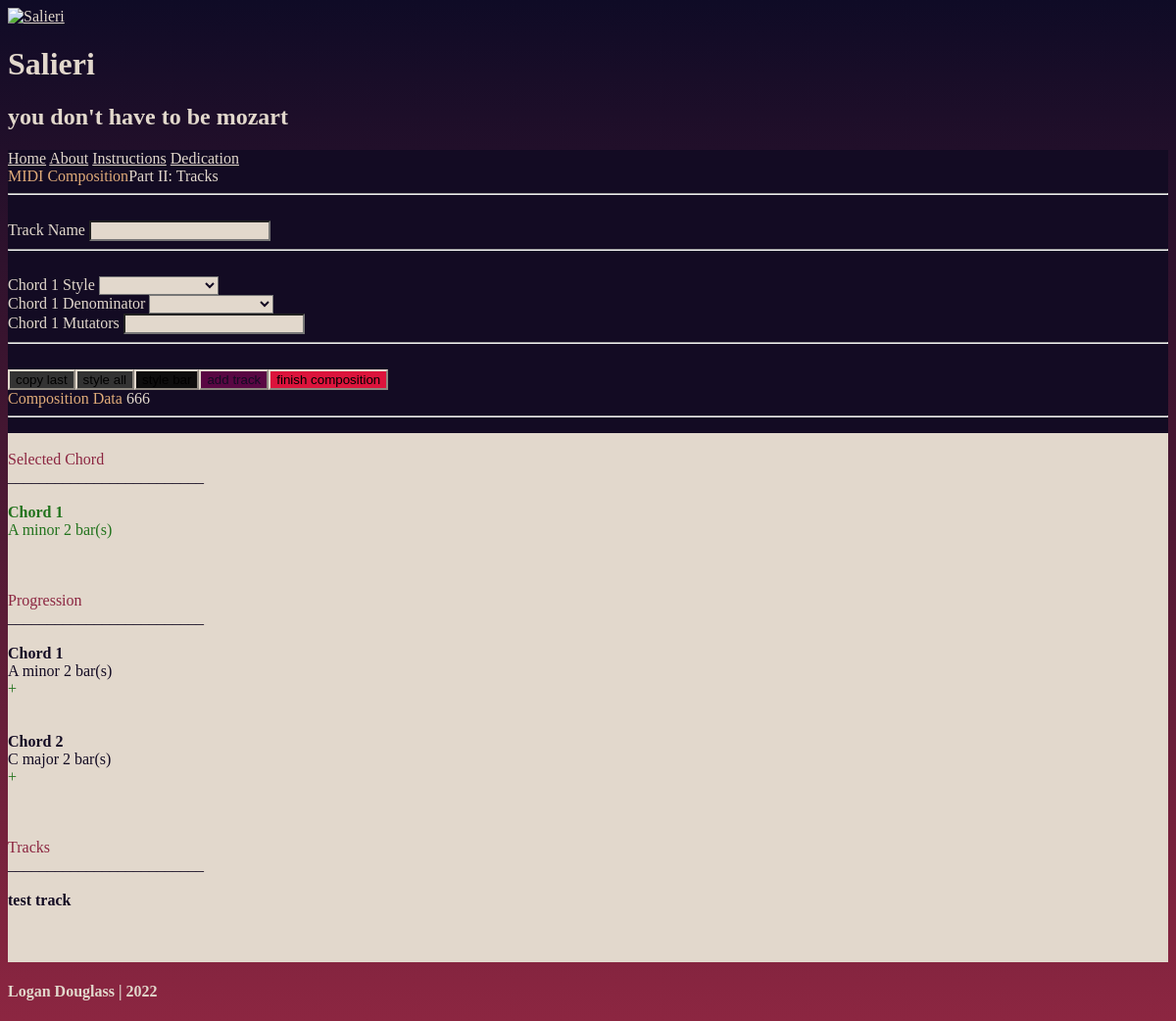
The app's page /track/1 with its own data.
### userinput/models.py (models this page shows, shortened)
class Composition(models.Model):
    tonic_choices = [
    ("", ""),
    ("A", "A"),
    ("A#", "A#/Bb",),
    ("B", "B"),
    ("C", "C"),
    ("C#", "C#/Db"),
    ("D", "D"),
    ("D#", "D#/Eb"),
    ("E", "E"),
    ("F", "F"),
    ("F#", "F#/Gb"),
    ("G", "G"),
    ("G#", "G#/Ab")
    ]
    quality_choices =[
    ("", ""),
    ("major", "major"),
    ("minor", "minor"),
    ("diminished7", "diminished7"),
    ("half-diminished7", "half-diminished7"),
    ("minor7", "minor7"),
    ("major7", "major7"),
    ("dominant7", "dominant7"),
    ("minor-major7", "minor-major7"),
    ("augmented major7", "augmented major7"),
    ]
    name = models.CharField(max_length=30)
    chord1_tonic = models.CharField(max_length=5, choices=tonic_choices, null=True, blank=True, default=None)
    chord1_quality = models.CharField(max_length=30, choices=quality_choices, null=True, blank=True, default="major")
    chord1_bars = models.IntegerField(null=True, blank=True, default=0)
    chord2_tonic = models.CharField(max_length=5, choices=tonic_choices, null=True, blank=True, default=None)
    chord2_quality = models.CharField(max_length=30, choices=quality_choices, null=True, blank=True, default="major")
    chord2_bars = models.IntegerField(null=True, blank=True, default=0)
    chord3_tonic = models.CharField(max_length=5, choices=tonic_choices, null=True, blank=True, default=None)
    chord3_quality = models.CharField(max_length=30, choices=quality_choices, null=True, blank=True, default="major")
    chord3_bars = models.IntegerField(null=True, blank=True, default=0)
    chord4_tonic = models.CharField(max_length=5, choices=tonic_choices, null=True, blank=True, default=None)
    chord4_quality = models.CharField(max_length=30, choices=quality_choices, null=True, blank=True, default="major")
    chord4_bars = models.IntegerField(null=True, blank=True, default=0)
    chord5_tonic = models.CharField(max_length=5, choices=tonic_choices, null=True, blank=True, default=None)
    chord5_quality = models.CharField(max_length=30, choices=quality_choices, null=True, blank=True, default="major")
    chord5_bars = models.IntegerField(null=True, blank=True, default=0)
    midi = models.FileField(null=True, blank=True, default=None)

class Track(models.Model):
    pattern_choices = [
    ("arpup", "arpeggios" ),
    ("simpline", "steady bass"),
    ]
    comp = models.ForeignKey(Composition, on_delete=models.PROTECT, related_name="tracks", null=True, blank=True, default=None)
    trackname = models.CharField(max_length=30, null=True, blank=True, default=None)
    chord1_style = models.CharField(max_length=50, choices=pattern_choices, null=True, blank=True, default=None)
    chord1_denom = models.IntegerField(default = 4)
    chord1_mutators = models.CharField(max_length=40, null=True, blank=True, default=None)
    chord2_style = models.CharField(max_length=50, choices=pattern_choices, null=True, blank=True, default=None)
    chord2_denom = models.IntegerField(default = 4)
    chord2_mutators = models.CharField(max_length=40, null=True, blank=True, default=None)
    chord3_style = models.CharField(max_length=50, choices=pattern_choices, null=True, blank=True, default=None)
    chord3_denom = models.IntegerField(default = 4)
    chord3_mutators = models.CharField(max_length=40, null=True, blank=True, default=None)
    chord4_style = models.CharField(max_length=50, choices=pattern_choices, null=True, blank=True, default=None)
    chord4_denom = models.IntegerField(default = 4)
    chord4_mutators = models.CharField(max_length=40, null=True, blank=True, default=None)
    chord5_style = models.CharField(max_length=50, choices=pattern_choices, null=True, blank=True, default=None)
    chord5_denom = models.IntegerField(default = 4)
    chord5_mutators = models.CharField(max_length=40, null=True, blank=True, default=None)

### userinput/views.py (the view)
# urls.py: path("track/<int:id>", views.track, name="track"),
def track(request, id):
    broken_values = ["", None, 0]
    composition = Composition.objects.get(id=id)
    comp_data_dict_list = list(Composition.objects.filter(id=id).values())
    comp_data_dict = comp_data_dict_list[0]
    chord1_tonic = comp_data_dict["chord1_tonic"]
    chord1_quality = comp_data_dict["chord1_quality"]
    chord1_bars = comp_data_dict["chord1_bars"]
    chord1_bars_u = "bar(s)"
    if chord1_bars == 0:
        chord1_bars = ""
        chord1_bars_u = ""
    chord1_dg = [chord1_tonic, chord1_quality, chord1_bars]
    chord1_vis = False
    chord1_works = True
    chord1_vals = [chord1_tonic, chord1_quality, chord1_bars]
    for broken_value in broken_values:
        if broken_value in chord1_vals:
            chord1_works = False
    chord2_tonic = comp_data_dict["chord2_tonic"]
    chord2_quality = comp_data_dict["chord2_quality"]
    chord2_bars = comp_data_dict["chord2_bars"]
    chord2_bars_u = "bar(s)"
    if chord2_bars == 0:
        chord2_bars = ""
        chord2_bars_u = ""
    chord2_dg = [chord2_tonic, chord2_quality, chord2_bars]
    chord2_vis = False
    chord2_works = True
    chord2_vals = [chord2_tonic, chord2_quality, chord2_bars]
    for broken_value in broken_values:
        if broken_value in chord2_vals:
            chord2_works = False
    chord3_tonic = comp_data_dict["chord3_tonic"]
    chord3_quality = comp_data_dict["chord3_quality"]
    chord3_bars = comp_data_dict["chord3_bars"]
    chord3_bars_u = "bar(s)"
    if chord3_bars == 0:
        chord3_bars = ""
        chord3_bars_u = ""
    chord3_dg = [chord3_tonic, chord3_quality, chord3_bars]
    chord3_vis = False
    chord3_works = True
    chord3_vals = [chord3_tonic, chord3_quality, chord3_bars]
    for broken_value in broken_values:
        if broken_value in chord3_vals:
            chord3_works = False
    chord4_tonic = comp_data_dict["chord4_tonic"]
    chord4_quality = comp_data_dict["chord4_quality"]
    chord4_bars = comp_data_dict["chord4_bars"]
    chord4_bars_u = "bar(s)"
    if chord4_bars == 0:
        chord4_bars = ""
        chord4_bars_u = ""
    chord4_dg = [chord4_tonic, chord4_quality, chord4_bars]
    chord4_vis = False
    chord4_works = True
    chord4_vals = [chord4_tonic, chord4_quality, chord4_bars]
    for broken_value in broken_values:
        if broken_value in chord4_vals:
            chord4_works = False
    chord5_tonic = comp_data_dict["chord5_tonic"]
    chord5_quality = comp_data_dict["chord5_quality"]
    chord5_bars = comp_data_dict["chord5_bars"]
    chord5_bars_u = "bar(s)"
    if chord5_bars == 0:
        chord5_bars = ""
        chord5_bars_u = ""
    chord5_dg = [chord5_tonic, chord5_quality, chord5_bars]
    chord5_vis = False
    chord5_works = True
    chord5_vals = [chord5_tonic, chord5_quality, chord5_bars]
    for broken_value in broken_values:
        if broken_value in chord5_vals:
            chord5_works = False
    if "" not in chord1_dg:
        chord1_vis = True
    if "" not in chord2_dg:
        chord2_vis = True
    if "" not in chord3_dg:
        chord3_vis = True
    if "" not in chord4_dg:
        chord4_vis = True
    if "" not in chord5_dg:
        chord5_vis = True
    all_tracks = Track.objects.all()
    track_objs = all_tracks.filter(comp=composition)
    no_tracks = False
    if len(track_objs) == 0:
        no_tracks = True
    track_names = []
    for track in track_objs:
        trackn = track.trackname
        track_names.append(trackn)
    context={
        "composition": composition,
        "chord1_tonic": chord1_tonic,
        "chord1_quality": chord1_quality,
        "chord1_bars": chord1_bars,
        "chord2_tonic": chord2_tonic,
        "chord2_quality": chord2_quality,
        "chord2_bars": chord2_bars,
        "chord3_tonic": chord3_tonic,
        "chord3_quality": chord3_quality,
        "chord3_bars": chord3_bars,
        "chord4_tonic": chord4_tonic,
        "chord4_quality": chord4_quality,
        "chord4_bars": chord4_bars,
        "chord5_tonic": chord5_tonic,
        "chord5_quality": chord5_quality,
        "chord5_bars": chord5_bars,
        "chord1_bars_u": chord1_bars_u,
        "chord2_bars_u": chord2_bars_u,
        "chord3_bars_u": chord3_bars_u,
        "chord4_bars_u": chord4_bars_u,
        "chord5_bars_u": chord5_bars_u,
        "chord1_vis": chord1_vis,
        "chord2_vis": chord2_vis,
        "chord3_vis": chord3_vis,
        "chord4_vis": chord4_vis,
        "chord5_vis": chord5_vis,
        "track_names": track_names,
        "no_tracks": no_tracks,
        "chord1_works": chord1_works,
        "chord2_works": chord2_works,
        "chord3_works": chord3_works,
        "chord4_works": chord4_works,
        "chord5_works": chord5_works,
    }
    return render(request, "userinput/track-remaster-2b.html", context) ####@@@

### userinput/templates/userinput/track-remaster-2b.html (shortened to what this page needs)
<!DOCTYPE html>
<html lang="en">
<head>
    <link rel="stylesheet" href="https://unpkg.com/tachyons@4.12.0/css/tachyons.min.css"/>
    {% load static %}
</head>
<body>
    <div class="mt5 tc">
      <a href="{% url 'userinput:index' %}"><img
          src="{% static 'userinput/coolsal.png' %}"
          class="br4 h5 w5 ba bw2 dib" alt="Salieri"
          style = "border-color: #E0AB79">
      </a>
    </div>
    <header class="tc pv4 calisto" style="color: #E2D8CC">
        <h1 class="mt2 mb0 calisto ttu tracked fw1 f-subheadline">Salieri</h1>
        <h2 class="mt2 f3 fw1 calisto i">you don't have to be mozart </h2>
        <nav class=" bt bb bw1 tc mw7 center mt4" style = "border-color: #E0AB79">
          <a class="f4 f4-l link bg-animate dib pa3 ph4-l" href="{% url 'userinput:index' %}">Home</a>
          <a class="f4 f4-l link bg-animate dib pa3 ph4-l" href="">About</a>
          <a class="f4 f4-l link bg-animate dib pa3 ph4-l" href="">Instructions</a>
          <a class="f4 f4-l link bg-animate dib pa3 ph4-l" href="">Dedication</a>
        </nav>
      </header>
      <div id = "app">
      <div id = "containersdiv" class = "flex flex-wrap justify-center h-100">
        <div id = "formcontainer" class = "pa4 mb3 calisto ba bw2 h-100  br4 mr2" style = "border-color: #E2D8CC">
          <form class="" action= "{% url 'userinput:trackadd' composition.id %}" style = 'border-color: #E2D8CC' method="POST">
            <div class="measure-narrow">
              <div id = "miniheadline div" class = "flex flex-column justify-center">
              <span id="miniheadline1" class = "f2 tc w-100">MIDI Composition</span>
              <span id="miniheadline2" class = "f3 tc w-100">Part II: Tracks</span>
              <br>
              </div>
              <hr><br>
              <label for="trackname" class="f4 calisto  db mb2"> Track Name </label>
              <input id="trackname" class="pointer f4 input-reset ba b--black-20 pa2 mb2 db w-100" type="text" aria-describedby="trackname-desc" name="trackname">
            <br><hr class = " "><br>
            {% if chord1_works %}
            <div id = "chord1-data" v-show="chord1Vis">
                <label for="chord-1-style" class="f4 calisto  db mb2"> Chord 1 Style </label>
                <select v-model="chord1Style" ref= "chord1style" id="chord-1-style" name="chord1_style" class="pointer f4 input-reset ba b--black-20 pa2 mb2 db w-100" aria-describedby="chord-1-style-desc" >
                    </select>
                <br>
                <label for="chord-1-denom" class="f4 calisto  db mb2"> Chord 1 Denominator </label>
                <select v-model="chord1Denom" id="chord-1-denom" name="chord1_denom" class="pointer f4 input-reset ba b--black-20 pa2 mb2 db w-100" aria-describedby="chord-1-denom-desc" >
                </select>
                  <br>
                <label for="chord-1-mutators" class="f4 calisto  db mb2"> Chord 1 Mutators </label>
                <input v-model="chord1Mut" id="chord-1-mutators" class="pointer f4 input-reset ba b--black-20 pa2 mb2 db w-100" type="text" aria-describedby="chord-1-mutators-desc" name="chord1_mutators" >
                <br><hr class = " "><br>
              </div>
              {% endif %}
            <div id="button-div" class = "flex flex-wrap justify-center w-100">
                <button id="minib" @click.prevent = "copyLast" class = "pointer dim mb2 f4 calisto no-underline br-pill ph4 pv2 dib white" type = "button"> copy last </button>
                <button id="minib" @click.prevent = "copyAll" class = " pointer dim  mb2 f4 calisto no-underline br-pill pv2 ph4 dib white" type = "button"> style all </button>
                <button @click.prevent = "updatePage" class = " pointer dim f4 calisto no-underline br-pill ph4 pv2 mb2 dib white" type = "button"> style bar </button>
                <input id="submit" class = " pointer dim f4 calisto no-underline br-pill ph4 pv2 mb2 dib white" type="submit" value="add track"/>
                <a href = "{% url 'generation:magic' composition.id %}" class = "w-100">
                <button id="finish" class = "w-100 pointer dim ml1 f4 calisto no-underline br-pill ph3 pv2 mb2 dib white" type="button" method="post">
                  finish composition
                </button>
                </a>
          </div>
            </div>
            </form>
          </div>
        <div id = "datacontainer" class = " flex flex-column items-center pa4 mb3 calisto ba bw2  br4 ml2" style = "border-color: #E2D8CC">
          <span id="miniheadline1" class = "f2 tc w-100"> Composition Data </span>
          <span id="miniheadline2" class = "f3 tc w-100">{{composition.name}}</span>
          <br>
          <hr class = w-100>
          <p id = "datap" class = "calisto f4 ph4 pv2 tc br4">
            <br>
            <span id="dataheadings" class = "b f3"> Selected Chord<br></span>
            _________________________<br><br>
            <span id = "currchord" v-show="chord1Vis">
            <b>Chord [[chordCurrent]]</b> <br>
            {{chord1_tonic}}
            {{chord1_quality}}
            {{chord1_bars}} {{chord1_bars_u}}
            </span>
            <br><br>
            <br><br>
            <span id="dataheadings" class = "b f3">Progression<br></span>
            _________________________<br><br>
            {% if chord1_vis %}
            <span class = "pointer" @click.prevent="toChord1()">
            <b>Chord 1</b> <br>
            {{chord1_tonic}}
            {{chord1_quality}}
            {{chord1_bars}} {{chord1_bars_u}}<br>
            <span id="styleupdate"> + [[chord1Style]] [[chord1Denom]]<br>[[chord1Mut]]</span><br>
            <br>
          </span>
            {% endif %}
            {% if chord2_vis %}
            <span class = "pointer" @click.prevent="toChord2()">
            <b>Chord 2</b><br>
            {{chord2_tonic}}
            {{chord2_quality}}
            {{chord2_bars}} {{chord2_bars_u}}<br>
            <span id="styleupdate"> + [[chord2Style]] [[chord2Denom]]<br>[[chord2Mut]]</span><br>
            <br>
          </span>
            {% endif %}
            <br>
            <span id="dataheadings" class = "b f3"> Tracks <br></span>
            _________________________<br><br>
            {% for track_name in track_names %}
            <b>{{track_name}}</b><br>
            <br><br>
            {% endfor %}
            <br>
          </p>
        </div>
        </div>
      </div>
      <h4 id = "sig" class = "calisto f5 mb4 tc" > Logan Douglass | 2022 </h4>
</body>
</html>

### userinput/templates/userinput/track-remaster-2b.html (style rules this page uses)
label { color: #E2D8CC }
a { color: #E2D8CC }
nav { background-color: #130B23; }
select { background-color: #E2D8CC; color: #130B23 }
input { background-color: #E2D8CC; color: #130B23; }
body { background-image: linear-gradient(#0F0B26, #8C2641); }
button { background-color: #0D0D0D ; border-color: #E2D8CC }
#submit { background-color:#590743; border-color: #E2D8CC }
#sig { color: #E2D8CC }
#miniheadline1 { color:#E0AB79 }
#miniheadline2 { color:#E2D8CC }
#formcontainer { background-color: #130B23 ; border-color: #E2D8CC }
#datacontainer { background-color: #130B23 ; border-color: #E2D8CC }
#datap { background-color: #E2D8CC; color: #130B23 }
#dataheadings { color:#8C2641 }
#styleupdate { color:#22731D }
#currchord { color:#22731D }
#finish { background-color: crimson; }
#minib { background-color: #333333; }

### records on screen
Composition: name "666", chord1_quality "minor", chord2_quality "major"
Track: track_names "test track"

### other values on screen
{{ chord1_tonic }} "A"
{{ chord1_bars }} "2"
{{ chord1_bars_u }} "bar(s)"
{{ chord2_tonic }} "C"
{{ chord2_bars }} "2"
{{ chord2_bars_u }} "bar(s)"
